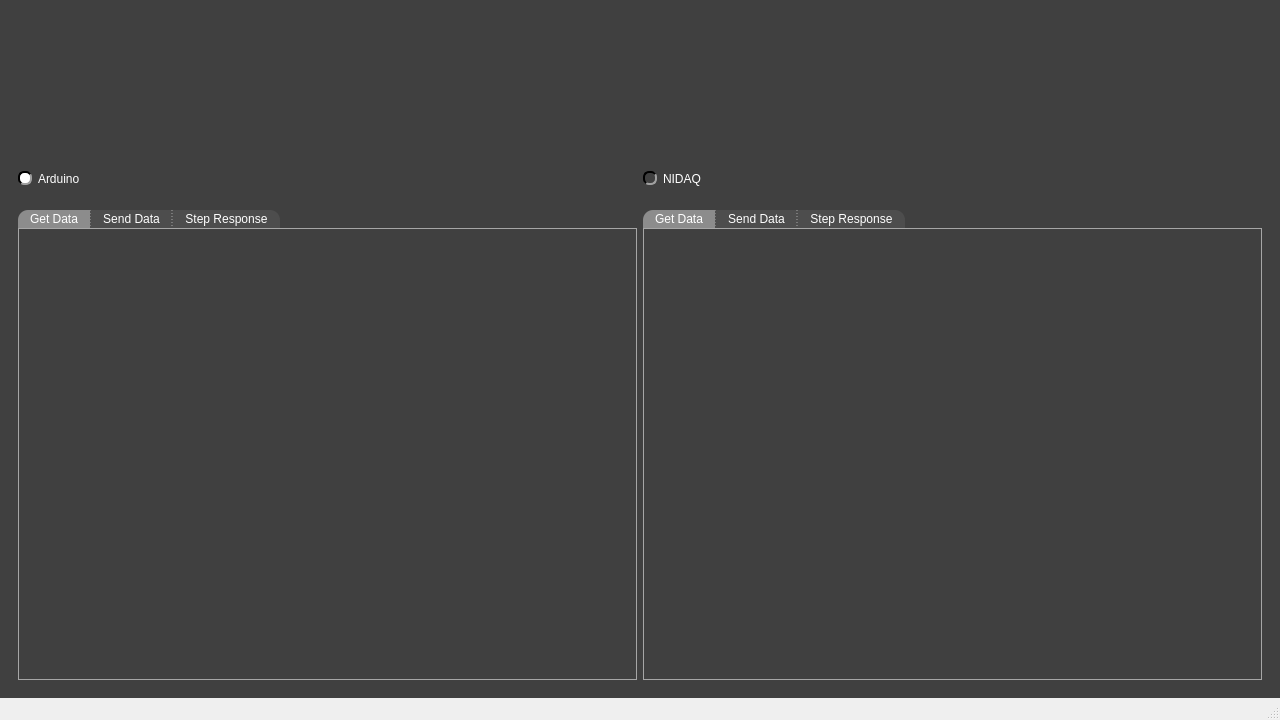
<?xml version="1.0" encoding="UTF-8"?>
<ui version="4.0">
 <class>PydaqGlobal</class>
 <widget class="QMainWindow" name="PydaqGlobal">
  <property name="geometry">
   <rect>
    <x>0</x>
    <y>0</y>
    <width>1280</width>
    <height>720</height>
   </rect>
  </property>
  <property name="minimumSize">
   <size>
    <width>1280</width>
    <height>720</height>
   </size>
  </property>
  <property name="maximumSize">
   <size>
    <width>16777215</width>
    <height>16777215</height>
   </size>
  </property>
  <property name="windowTitle">
   <string>PYDAQ Global</string>
  </property>
  <property name="windowIcon">
   <iconset resource="resources_1.qrc">
    <normaloff>:/imgs/imgs/favicon.ico</normaloff>:/imgs/imgs/favicon.ico</iconset>
  </property>
  <property name="iconSize">
   <size>
    <width>24</width>
    <height>24</height>
   </size>
  </property>
  <property name="tabShape">
   <enum>QTabWidget::Rounded</enum>
  </property>
  <widget class="QWidget" name="centralwidget">
   <property name="styleSheet">
    <string notr="true">QWidget{
	background-color: rgb(64, 64, 64);
}

QTabWidget::pane { 
   border: 1px solid rgb(166, 166, 166);
}

QTabBar::tab {
  	background-color: rgb(77, 77, 77);
 }

 QTabBar::tab:selected {
  	background-color: rgb(140, 140, 140);
	padding-top: 2px;
	padding-bottom: 2px;
	padding-left: 12px;
	padding-right: 12px;
 }

 QTabBar::tab:selected:hover {
  	background-color: rgb(140, 140, 140);
	padding-top: 2px;
	padding-bottom: 2px;
	padding-left: 12px;
	padding-right: 12px;
 }

 QTabBar::tab:hover {
  	background-color: rgb(109, 109, 109);
	padding-top: 2px;
	padding-bottom: 2px;
	padding-left: 12px;
	padding-right: 12px;
 }

 QTabBar::tab:middle {
	border-right: 1px dashed rgb(166, 166, 166);
	border-left: 1px dashed rgb(166, 166, 166);
	padding-top: 2px;
	padding-bottom: 2px;
	padding-left: 12px;
	padding-right: 12px;
 }

 QTabBar::tab:last {
	border-top-right-radius: 10px;
	padding-top: 2px;
	padding-bottom: 2px;
	padding-left: 12px;
	padding-right: 12px;
 }

 QTabBar::tab:first {
	border-top-left-radius: 10px;
	padding-top: 2px;
	padding-bottom: 2px;
	padding-left: 12px;
	padding-right: 12px;
 }


QComboBox QAbstractItemView {
    background-color: rgb(77, 77, 77);
}

QComboBox QAbstractItemView::item:focus{
    background-color: rgb(140, 140, 140);
}

QDoubleSpinBox{
	background-color: rgb(77, 77, 77);
	
	border-top: 1.5px solid rgb(46, 46, 46);
	border-left: 1.5px solid rgb(46, 46, 46);

	border-bottom: 1.5px solid rgb(166, 166, 166);
	border-right: 1.5px solid rgb(166, 166, 166);
}

QDoubleSpinBox::up-button{
    image: url(:/imgs/imgs/drop_up_arrow.png);
	width: 11px;

	background-color: rgb(0, 79, 0);
	border-top: 1.5px solid rgb(127, 167, 127);
	border-left: 1.5px solid rgb(127, 167, 127);

	border-bottom: 1.5px solid rgb(0, 0, 0);
	border-right: 1.5px solid rgb(0, 0, 0);
}

QDoubleSpinBox::up-button:pressed{
	border: 2px solid rgb(255, 255, 255);
}

QDoubleSpinBox::up-button:hover{
	background-color: rgb(0, 50, 0);
}

QDoubleSpinBox::down-button{
    image: url(:/imgs/imgs/drop_down_arrow.png);
	width: 11px;

	background-color: rgb(0, 79, 0);
	border-top: 1.5px solid rgb(127, 167, 127);
	border-left: 1.5px solid rgb(127, 167, 127);

	border-bottom: 1.5px solid rgb(0, 0, 0);
	border-right: 1.5px solid rgb(0, 0, 0);
}

QDoubleSpinBox::down-button:pressed{
	border: 2px solid rgb(255, 255, 255);
}

QDoubleSpinBox::down-button:hover{
	background-color: rgb(0, 50, 0);
}

QWidget#centralwidget{
	background-color: rgb(64, 64, 64);
}

QWidget{
	color: rgb(255, 255, 255);
}

QComboBox{
	background-color: rgb(77, 77, 77);
	
	border-top: 1.5px solid rgb(46, 46, 46);
	border-left: 1.5px solid rgb(46, 46, 46);

	border-bottom: 1.5px solid rgb(166, 166, 166);
	border-right: 1.5px solid rgb(166, 166, 166);
}


QComboBox::drop-down{
	image: url(:/imgs/imgs/drop_down_arrow.png);
	width: 11px;

	background-color: rgb(0, 79, 0);
	border-top: 2px solid rgb(127, 167, 127);
	border-left: 2px solid rgb(127, 167, 127);

	border-bottom: 2px solid rgb(0, 0, 0);
	border-right: 2px solid rgb(0, 0, 0);
}

QComboBox::drop-down:hover{
	background-color: rgb(0, 50, 0);
}

QComboBox::drop-down:pressed{
	border: 2px solid rgb(255, 255, 255);
}

QPushButton{
	background-color: rgb(0, 79, 0);

	border-top: 1.5px solid rgb(127, 167, 127);
	border-left: 1.5px solid rgb(127, 167, 127);

	border-bottom: 1.5px solid rgb(0, 0, 0);
	border-right: 1.5px solid rgb(0, 0, 0);

	
	font: 12pt &quot;Helvetica&quot;;
	text-align:center;
}

QWidget{
	font: 12pt &quot;Helvetica&quot;;
}

QPushButton:hover{
	background-color: rgb(0, 50, 0);
}

QPushButton:pressed{
	border: 2px solid rgb(255, 255, 255);
}

QLineEdit{
	background-color: rgb(77, 77, 77);
	border-top: 1.5px solid rgb(46, 46, 46);
	border-left: 1.5px solid rgb(46, 46, 46);

	border-bottom: 1.5px solid rgb(166, 166, 166);
	border-right: 1.5px solid rgb(166, 166, 166);
}

QRadioButton::indicator{
	border-radius: 6px;
	border-top: 1.5px solid rgb(0, 0, 0);
	border-left: 1.5px solid rgb(0, 0, 0);

	border-bottom: 1.5px solid rgb(160, 160, 160);
	border-right: 1.5px solid rgb(160, 160, 160);
}

QRadioButton::indicator::checked{
	background-color: white;
}

QRadioButton::indicator::unchecked:hover{
	background-color: #9F9F9F;
}

QRadioButton::indicator::pressed{
	border: 1.5px solid #505050
}

QPushButton#reload_devices{
	image: url(:/imgs/imgs/reload.png);
	width: 11px;
	background-color: rgb(0, 79, 0);

	border-top: 1.5px solid rgb(127, 167, 127);
	border-left: 1.5px solid rgb(127, 167, 127);

	border-bottom: 1.5px solid rgb(0, 0, 0);
	border-right: 1.5px solid rgb(0, 0, 0);

	
	font: 12pt &quot;Helvetica&quot;;
	text-align:center;
}

QPushButton#reload_devices:hover{
	background-color: rgb(0, 50, 0);
}

QPushButton#reload_devices:pressed{
	border: 2px solid rgb(255, 255, 255);
}

QPushButton#logo{
	background-color: rgb(64, 64, 64);
	border: 0px;
}

QPushButton#logo:hover{
	background-color: rgb(166, 166, 166);
	border: 1px solid rgb(190, 190, 190) ;
}

QPushButton#logo:pressed{
	background-color: rgb(166, 166, 166);
	border: 1px solid rgb(255, 255, 255) ;
}

QScrollBar:vertical {
     border: 1px solid rgb(140, 140, 140);
     background: rgb(140, 140, 140);
     width: 17px;
     margin: 17px 0 17px 0;
 }
QScrollBar::handle:vertical {
     background: rgb(0, 79, 0);
     min-height: 20px;
 }
QScrollBar::add-line:vertical {
	image: url(:/imgs/imgs/drop_down_arrow.png);
     border: 1px solid rgb(140, 140, 140);
     background: rgb(0, 79, 0);
     height: 15px;
     subcontrol-position: bottom;
     subcontrol-origin: margin;
 }

QScrollBar::sub-line:vertical {
	image: url(:/imgs/imgs/drop_up_arrow.png);
     border: 1px solid rgb(140, 140, 140);
     background: rgb(0, 79, 0);
     height: 15px;
     subcontrol-position: top;
     subcontrol-origin: margin;
 }

QScrollBar::add-line:vertical:pressed {
    border: 1px solid rgb(255, 255, 255);
	background: rgb(0, 79, 0)
 }

QScrollBar::sub-line:vertical:pressed {
	border: 1px solid rgb(255, 255, 255);
	background: rgb(0, 79, 0)
 }

QScrollBar::add-line:vertical:hover {
     background-color: rgb(0, 50, 0);
 }

QScrollBar::sub-line:vertical:hover {
    background-color: rgb(0, 50, 0);
 }

QScrollBar::handle:vertical:pressed {
    border: 1px solid rgb(255, 255, 255);
	background: rgb(0, 79, 0)
 }

QScrollBar::handle:vertical:hover {
    background-color: rgb(0, 50, 0);
 }

QScrollBar::add-page:vertical, QScrollBar::sub-page:vertical {
     background: none;
 }

QScrollArea{
	border: none;
}
</string>
   </property>
   <layout class="QVBoxLayout" name="verticalLayout">
    <item alignment="Qt::AlignHCenter">
     <widget class="QPushButton" name="logo">
      <property name="minimumSize">
       <size>
        <width>186</width>
        <height>147</height>
       </size>
      </property>
      <property name="maximumSize">
       <size>
        <width>186</width>
        <height>147</height>
       </size>
      </property>
      <property name="cursor">
       <cursorShape>PointingHandCursor</cursorShape>
      </property>
      <property name="toolTip">
       <string>Go to PYDAQ Documentation</string>
      </property>
      <property name="text">
       <string/>
      </property>
      <property name="icon">
       <iconset resource="resources_1.qrc">
        <normaloff>:/imgs/imgs/logo.png</normaloff>:/imgs/imgs/logo.png</iconset>
      </property>
      <property name="iconSize">
       <size>
        <width>182</width>
        <height>143</height>
       </size>
      </property>
     </widget>
    </item>
    <item>
     <widget class="QWidget" name="widget" native="true">
      <property name="styleSheet">
       <string notr="true"/>
      </property>
      <layout class="QHBoxLayout" name="horizontalLayout">
       <item>
        <widget class="QRadioButton" name="radioButton">
         <property name="text">
          <string>Arduino</string>
         </property>
         <property name="checked">
          <bool>true</bool>
         </property>
         <attribute name="buttonGroup">
          <string notr="true">interface_radio</string>
         </attribute>
        </widget>
       </item>
       <item>
        <widget class="QRadioButton" name="radioButton_2">
         <property name="text">
          <string>NIDAQ</string>
         </property>
         <property name="checked">
          <bool>false</bool>
         </property>
         <attribute name="buttonGroup">
          <string notr="true">interface_radio</string>
         </attribute>
        </widget>
       </item>
      </layout>
     </widget>
    </item>
    <item>
     <widget class="QWidget" name="widget_2" native="true">
      <layout class="QGridLayout" name="gridLayout">
       <item row="0" column="1">
        <widget class="QTabWidget" name="nidaq_tabs">
         <property name="tabPosition">
          <enum>QTabWidget::North</enum>
         </property>
         <property name="currentIndex">
          <number>0</number>
         </property>
         <property name="documentMode">
          <bool>false</bool>
         </property>
         <property name="tabsClosable">
          <bool>false</bool>
         </property>
         <property name="movable">
          <bool>false</bool>
         </property>
         <property name="tabBarAutoHide">
          <bool>false</bool>
         </property>
         <widget class="QWidget" name="get_data_nidaq">
          <attribute name="title">
           <string>Get Data</string>
          </attribute>
          <layout class="QGridLayout" name="gridLayout_3">
           <item row="0" column="0">
            <widget class="QScrollArea" name="scrollArea_2">
             <property name="widgetResizable">
              <bool>true</bool>
             </property>
             <widget class="QWidget" name="scrollAreaWidgetContents_4">
              <property name="geometry">
               <rect>
                <x>0</x>
                <y>0</y>
                <width>599</width>
                <height>402</height>
               </rect>
              </property>
              <layout class="QGridLayout" name="gridLayout_8">
               <item row="0" column="0">
                <widget class="GetData_NIDAQ_Widget" name="get_nidaq_placeholder" native="true"/>
               </item>
              </layout>
             </widget>
            </widget>
           </item>
          </layout>
         </widget>
         <widget class="QWidget" name="send_data_nidaq_tab">
          <attribute name="title">
           <string>Send Data</string>
          </attribute>
          <layout class="QGridLayout" name="gridLayout_7">
           <item row="0" column="0">
            <widget class="QScrollArea" name="scrollArea_3">
             <property name="widgetResizable">
              <bool>true</bool>
             </property>
             <widget class="QWidget" name="scrollAreaWidgetContents_5">
              <property name="geometry">
               <rect>
                <x>0</x>
                <y>0</y>
                <width>599</width>
                <height>402</height>
               </rect>
              </property>
              <layout class="QGridLayout" name="gridLayout_10">
               <item row="0" column="0">
                <widget class="SendData_NIDAQ_Widget" name="send_nidaq_placeholder" native="true"/>
               </item>
              </layout>
             </widget>
            </widget>
           </item>
          </layout>
         </widget>
         <widget class="QWidget" name="step_response_nidaq_tab">
          <attribute name="title">
           <string>Step Response</string>
          </attribute>
          <layout class="QGridLayout" name="gridLayout_6">
           <item row="0" column="0">
            <widget class="QScrollArea" name="scrollArea">
             <property name="widgetResizable">
              <bool>true</bool>
             </property>
             <widget class="QWidget" name="scrollAreaWidgetContents_3">
              <property name="geometry">
               <rect>
                <x>0</x>
                <y>0</y>
                <width>599</width>
                <height>402</height>
               </rect>
              </property>
              <layout class="QGridLayout" name="gridLayout_9">
               <item row="0" column="0">
                <widget class="StepResponse_NIDAQ_Widget" name="step_nidaq_placeholder" native="true"/>
               </item>
              </layout>
             </widget>
            </widget>
           </item>
          </layout>
         </widget>
        </widget>
       </item>
       <item row="0" column="0">
        <widget class="QTabWidget" name="arduino_tabs">
         <property name="styleSheet">
          <string notr="true"/>
         </property>
         <property name="tabShape">
          <enum>QTabWidget::Rounded</enum>
         </property>
         <property name="currentIndex">
          <number>0</number>
         </property>
         <property name="elideMode">
          <enum>Qt::ElideNone</enum>
         </property>
         <widget class="QWidget" name="get_data_arduino_tab">
          <attribute name="title">
           <string>Get Data</string>
          </attribute>
          <layout class="QGridLayout" name="gridLayout_2">
           <item row="0" column="0">
            <widget class="QScrollArea" name="scrollArea_4">
             <property name="widgetResizable">
              <bool>true</bool>
             </property>
             <widget class="QWidget" name="scrollAreaWidgetContents_6">
              <property name="geometry">
               <rect>
                <x>0</x>
                <y>0</y>
                <width>599</width>
                <height>402</height>
               </rect>
              </property>
              <layout class="QGridLayout" name="gridLayout_11">
               <item row="0" column="0">
                <widget class="GetData_Arduino_Widget" name="get_ino_placeholder" native="true"/>
               </item>
              </layout>
             </widget>
            </widget>
           </item>
          </layout>
         </widget>
         <widget class="QWidget" name="send_data_arduino_tab">
          <attribute name="title">
           <string>Send Data</string>
          </attribute>
          <layout class="QGridLayout" name="gridLayout_4">
           <item row="0" column="0">
            <widget class="QScrollArea" name="scrollArea_5">
             <property name="widgetResizable">
              <bool>true</bool>
             </property>
             <widget class="QWidget" name="scrollAreaWidgetContents_7">
              <property name="geometry">
               <rect>
                <x>0</x>
                <y>0</y>
                <width>599</width>
                <height>402</height>
               </rect>
              </property>
              <layout class="QGridLayout" name="gridLayout_12">
               <item row="0" column="0">
                <widget class="SendData_Arduino_Widget" name="send_ino_placeholder" native="true"/>
               </item>
              </layout>
             </widget>
            </widget>
           </item>
          </layout>
         </widget>
         <widget class="QWidget" name="step_response_arduino_tab">
          <attribute name="title">
           <string>Step Response</string>
          </attribute>
          <layout class="QGridLayout" name="gridLayout_5">
           <item row="0" column="0">
            <widget class="QScrollArea" name="scrollArea_6">
             <property name="widgetResizable">
              <bool>true</bool>
             </property>
             <widget class="QWidget" name="scrollAreaWidgetContents_11">
              <property name="geometry">
               <rect>
                <x>0</x>
                <y>0</y>
                <width>599</width>
                <height>402</height>
               </rect>
              </property>
              <layout class="QGridLayout" name="gridLayout_14">
               <item row="0" column="0">
                <widget class="StepResponse_Arduino_Widget" name="step_ino_placeholder" native="true"/>
               </item>
              </layout>
             </widget>
            </widget>
           </item>
          </layout>
         </widget>
        </widget>
       </item>
      </layout>
     </widget>
    </item>
   </layout>
  </widget>
  <widget class="QMenuBar" name="menubar">
   <property name="geometry">
    <rect>
     <x>0</x>
     <y>0</y>
     <width>1280</width>
     <height>22</height>
    </rect>
   </property>
  </widget>
  <widget class="QStatusBar" name="statusbar"/>
 </widget>
 <customwidgets>
  <customwidget>
   <class>GetData_Arduino_Widget</class>
   <extends>QWidget</extends>
   <header>..guis.getdata_arduino_widget</header>
   <container>1</container>
  </customwidget>
  <customwidget>
   <class>SendData_Arduino_Widget</class>
   <extends>QWidget</extends>
   <header>..guis.senddata_arduino_widget</header>
   <container>1</container>
  </customwidget>
  <customwidget>
   <class>StepResponse_Arduino_Widget</class>
   <extends>QWidget</extends>
   <header>..guis.stepresponse_arduino_widget</header>
   <container>1</container>
  </customwidget>
  <customwidget>
   <class>StepResponse_NIDAQ_Widget</class>
   <extends>QWidget</extends>
   <header>..guis.stepresponse_nidaq_widget</header>
   <container>1</container>
  </customwidget>
  <customwidget>
   <class>SendData_NIDAQ_Widget</class>
   <extends>QWidget</extends>
   <header>..guis.senddata_nidaq_widget</header>
   <container>1</container>
  </customwidget>
  <customwidget>
   <class>GetData_NIDAQ_Widget</class>
   <extends>QWidget</extends>
   <header>..guis.getdata_nidaq_widget</header>
   <container>1</container>
  </customwidget>
 </customwidgets>
 <resources>
  <include location="resources_1.qrc"/>
 </resources>
 <connections>
  <connection>
   <sender>radioButton</sender>
   <signal>toggled(bool)</signal>
   <receiver>arduino_tabs</receiver>
   <slot>show()</slot>
   <hints>
    <hint type="sourcelabel">
     <x>48</x>
     <y>51</y>
    </hint>
    <hint type="destinationlabel">
     <x>90</x>
     <y>161</y>
    </hint>
   </hints>
  </connection>
  <connection>
   <sender>radioButton</sender>
   <signal>toggled(bool)</signal>
   <receiver>nidaq_tabs</receiver>
   <slot>hide()</slot>
   <hints>
    <hint type="sourcelabel">
     <x>151</x>
     <y>53</y>
    </hint>
    <hint type="destinationlabel">
     <x>460</x>
     <y>114</y>
    </hint>
   </hints>
  </connection>
  <connection>
   <sender>radioButton_2</sender>
   <signal>toggled(bool)</signal>
   <receiver>arduino_tabs</receiver>
   <slot>hide()</slot>
   <hints>
    <hint type="sourcelabel">
     <x>424</x>
     <y>46</y>
    </hint>
    <hint type="destinationlabel">
     <x>242</x>
     <y>107</y>
    </hint>
   </hints>
  </connection>
  <connection>
   <sender>radioButton_2</sender>
   <signal>toggled(bool)</signal>
   <receiver>nidaq_tabs</receiver>
   <slot>show()</slot>
   <hints>
    <hint type="sourcelabel">
     <x>517</x>
     <y>55</y>
    </hint>
    <hint type="destinationlabel">
     <x>519</x>
     <y>88</y>
    </hint>
   </hints>
  </connection>
 </connections>
 <buttongroups>
  <buttongroup name="interface_radio"/>
 </buttongroups>
</ui>
